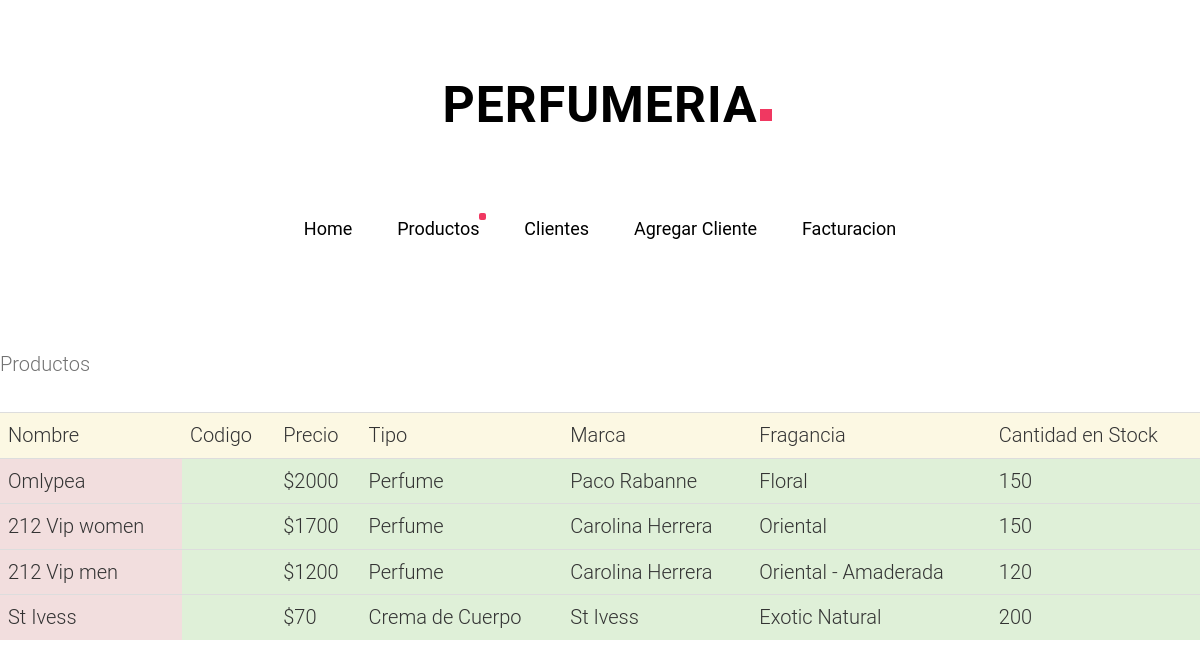
The app's page /productos, older data.
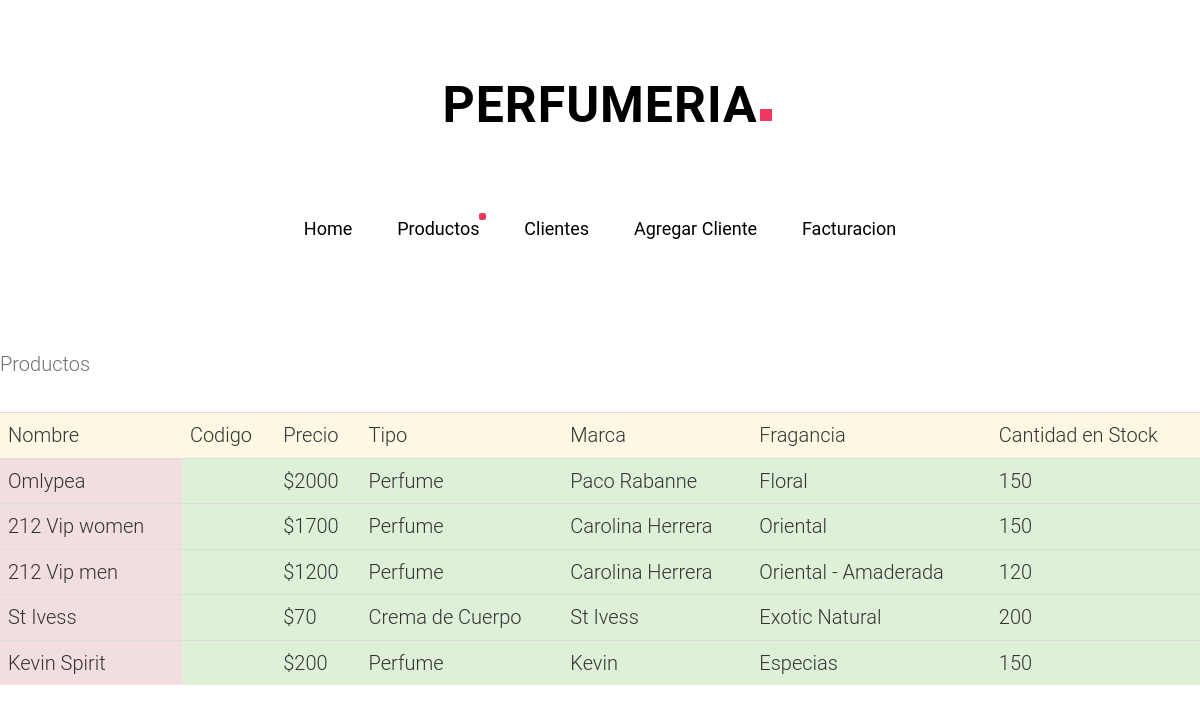
The same page, newer data.
### perfumeria/models.py (models this page shows, shortened)
class Productos (models.Model):
    nombre = models.CharField(max_length=100)
    precio = models.CharField(max_length=10)
    tipo = models.CharField(max_length=200)
    marca = models.CharField(max_length=50)
    fragancia = models.CharField(max_length=50)
    proveedor = models.ForeignKey("Proveedores")
    cantidad_en_stock = models.IntegerField()

### perfumeria/views.py (the view)
# urls.py: url(r'^productos', views.productos),
def productos(request):
    productos = Productos.objects.all()
    return render(request, 'perfumeria/productos.html',{'productos':productos})

### perfumeria/templates/perfumeria/productos.html (shortened to what this page needs)
<!DOCTYPE html>
 <html class="no-js">
	<head>
	<link rel="stylesheet" href="static/neos/css/animate.css">
	<link rel="stylesheet" href="static/neos/css/icomoon.css">
	<link rel="stylesheet" href="static/neos/css/bootstrap.css">
	<link rel="stylesheet" href="static/neos/css/style.css">
	</head>
	<body>
	<header>
		<div class="container text-center">
			<div class="fh5co-navbar-brand">
				<a class="fh5co-logo" href="home.html">Perfumeria</a>
			</div>
			<nav id="fh5co-main-nav" role="navigation">
				<ul>
					<li><a href="/">Home</a></li>
					<li><a href="productos.html" class="active">Productos</a></li>
					<li><a href="clientes.html">Clientes</a></li>
					<li><a href="add_cliente.html">Agregar Cliente</a></li>
					<li><a href="facturacion.html">Facturacion</a></li>
				</ul>
			</nav>
		</div>
	</header>
<table class="table table-hover">
    <p>Productos</p>
        <tr>
            <td class="warning">Nombre</td>
            <td class="warning">Codigo</td>
            <td class="warning">Precio</td>
            <td class="warning">Tipo</td>
            <td class="warning">Marca</td>
            <td class="warning">Fragancia</td>
            <td class="warning">Cantidad en Stock</td>
        </tr>
    {% for pr in productos %}
            <tr>
                <td class="danger">{{pr.nombre}}</td>
                <td class="success">{{pr.id_producto}}</td>
                <td class="success">{{pr.precio}}</td>
                <td class="success">{{pr.tipo}}</td>
                <td class="success">{{pr.marca}}</td>
                <td class="success">{{pr.fragancia}}</td>
                <td class="success">{{pr.cantidad_en_stock}}</td>
            </tr>
    {% endfor %}
</table>
	</body>
</html>

Row changes from the older to the newer data that the page shows:
added Productos: nombre "Kevin Spirit", precio "$200", tipo "Perfume", marca "Kevin", fragancia "Especias", cantidad_en_stock "150"
